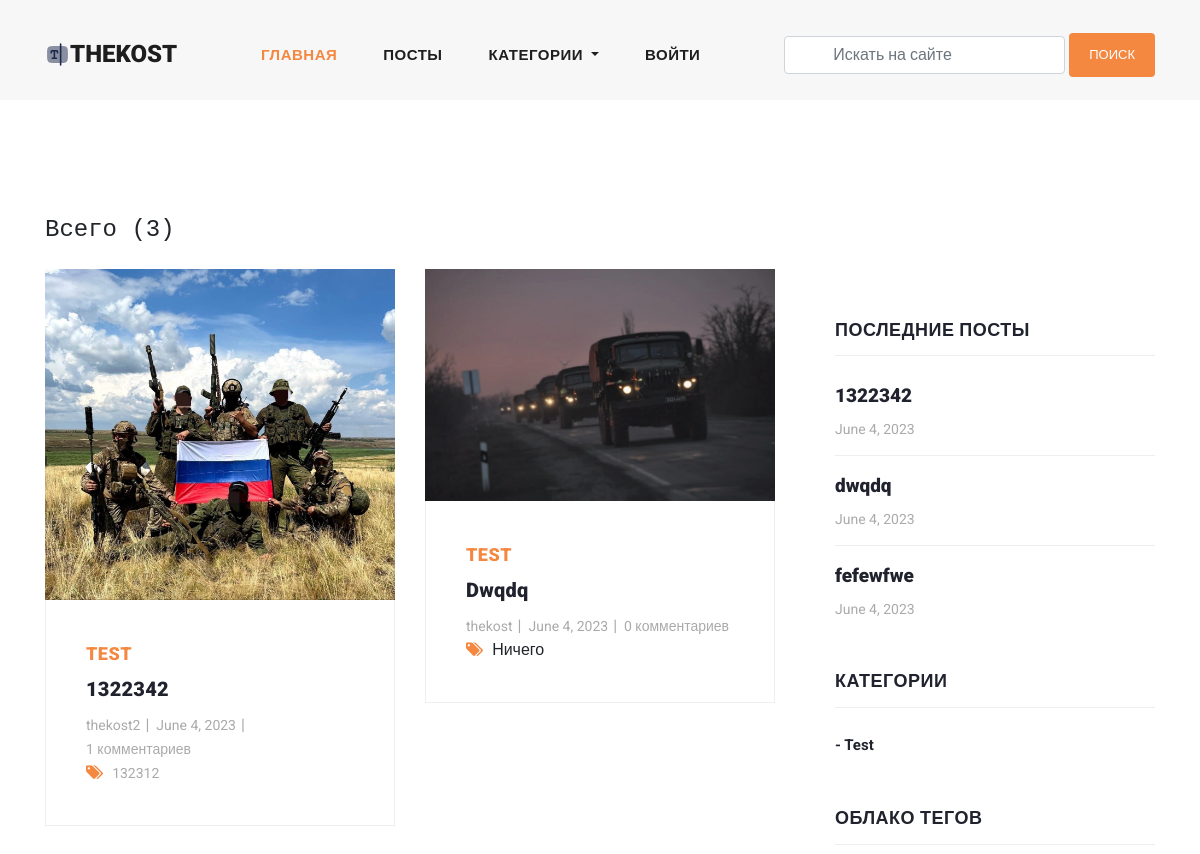
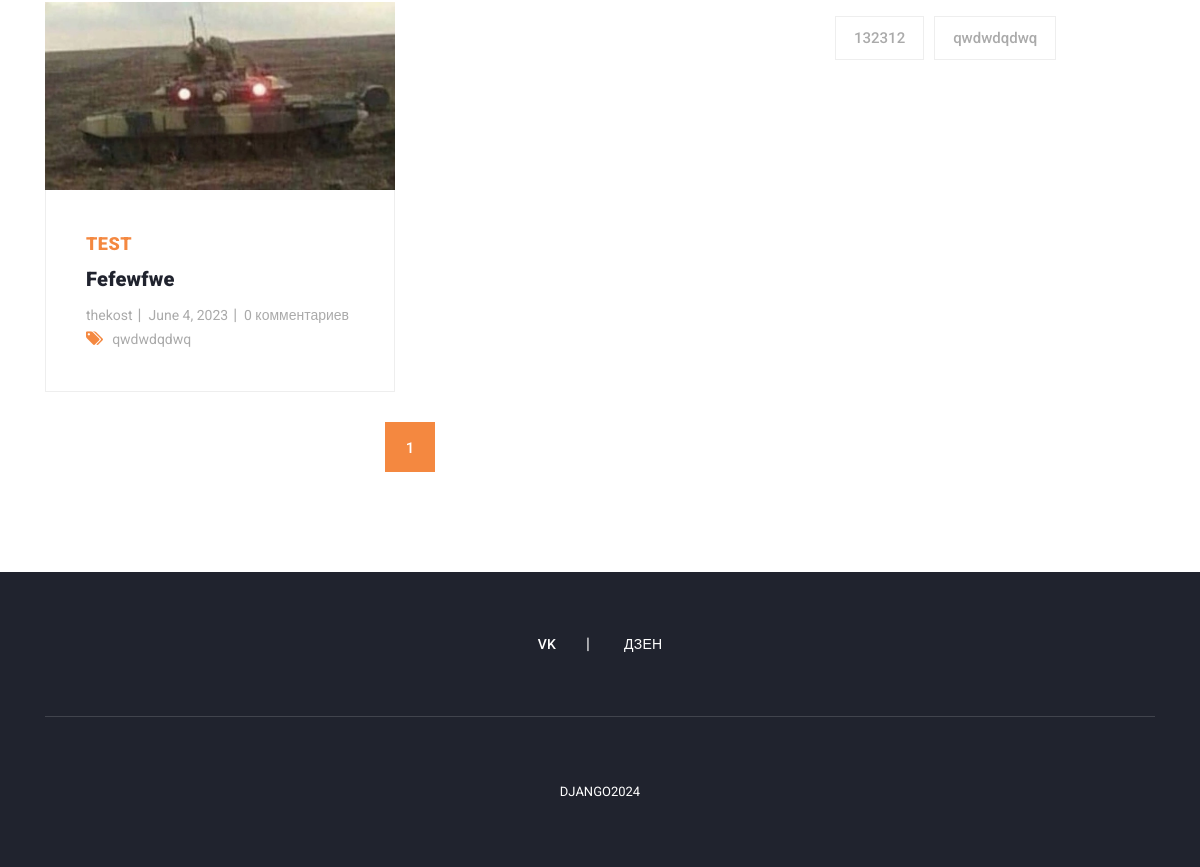
The page /blogs/ on the database as committed earlier (2 pictures, top to bottom).
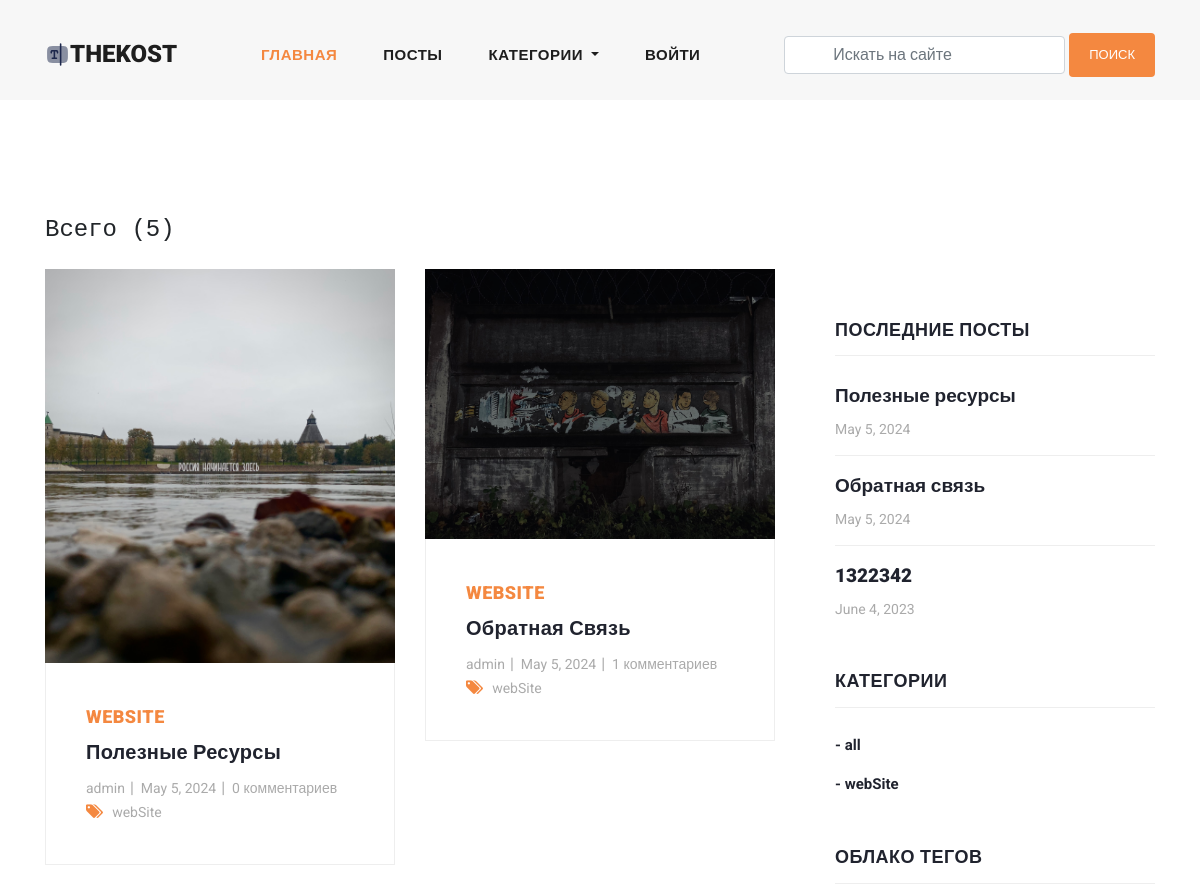
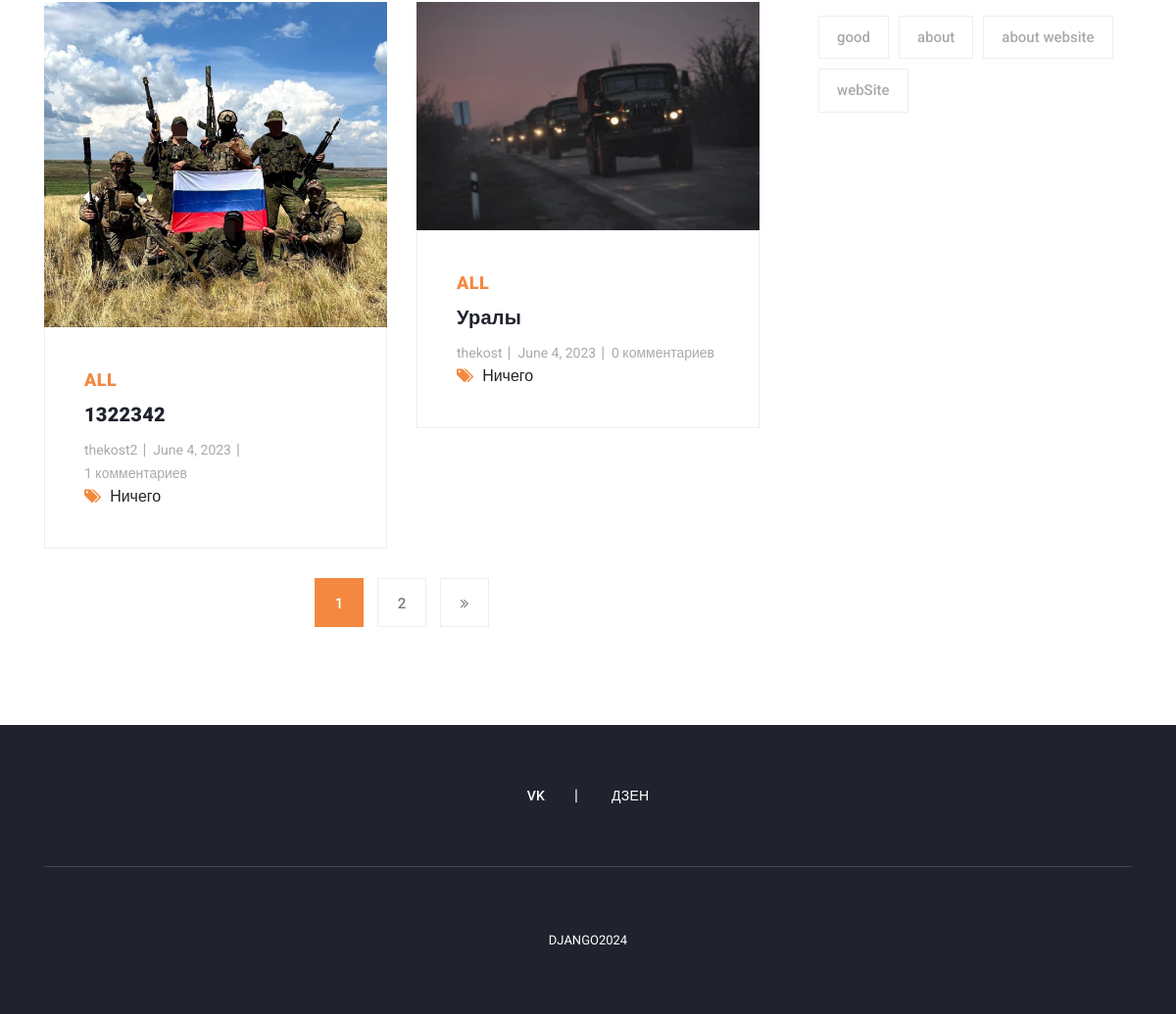
The same page on the database as committed later (2 pictures, top to bottom).
### blog/models.py (models this page shows, shortened)
class Blog(models.Model):
    user = models.ForeignKey(
        User,
        related_name='user_blogs',
        on_delete=models.CASCADE
    )
    category = models.ForeignKey(
        Category,
        related_name='category_blogs',
        on_delete=models.CASCADE
    )
    tags = models.ManyToManyField(
        Tag,
        related_name='tag_blogs',
        blank=True
    )
    likes = models.ManyToManyField(
        User,
        related_name='user_likes',
        blank=True
    )
    title = models.CharField(
        max_length=250
    )
    slug = models.SlugField(null=True, blank=True)
    banner = models.ImageField(upload_to='blog_banners')
    description = RichTextField()
    created_date = models.DateField(auto_now_add=True)

class Category(models.Model):
    title = models.CharField(max_length=150, unique=True)
    slug = models.SlugField(null=True, blank=True)
    created_date = models.DateField(auto_now_add=True)

class Tag(models.Model):
    title = models.CharField(max_length=150)
    slug = models.SlugField(null=True, blank=True)
    created_date = models.DateField(auto_now_add=True)

### user_profile/models.py (models this page shows, shortened)
class User(AbstractUser):
    email = models.EmailField(
        max_length=150,
        unique=True,
        error_messages={
            "unique": "Адрес электронной почты должен быть уникальным"
        }
    )
    profile_image = models.ImageField(
        null=True,
        blank=True,
        upload_to="profile_images"
    )
    followers = models.ManyToManyField("Follow")
    REQUIRED_FIELDS = ["email"]
    objects = CustomUserManager()

### blog/views.py (the view)
# urls.py: path('blogs/', blogs, name='blogs'),
def blogs(request):
    queryset = Blog.objects.order_by('-created_date')  # Получение всех блогов, отсортированных по дате создания
    tags = Tag.objects.order_by('-created_date')  # Получение всех тегов, отсортированных по дате создания
    page = request.GET.get('page', 1)  # Получение номера текущей страницы из GET-запроса, по умолчанию - 1
    paginator = Paginator(queryset, 4)  # Создание объекта пагинатора для разбиения результатов на страницы
    try:
        blogs = paginator.page(page)  # Получение объекта Page с результатами для текущей страницы
    except EmptyPage:
        blogs = paginator.page(1)  # Если указанная страница пуста, показываем первую страницу
    except PageNotAnInteger:
        blogs = paginator.page(1)  # Если номер страницы не является целым числом, показываем первую страницу
        return redirect('blogs')  # Перенаправляем на страницу блогов
    context = {
        "blogs": blogs,  # Передача объекта Page с блогами в контекст шаблона
        "tags": tags,  # Передача всех тегов в контекст шаблона
        "paginator": paginator  # Передача объекта пагинатора в контекст шаблона
    }
    return render(request, 'blogs.html', context)  # Рендеринг шаблона страницы блогов

### blog/context_processors.py (called while the page is built)
def get_all_categories(request):
    categories = Category.objects.all()
    context = {
        "categories": categories
    }
    return context

### templates/blogs.html (shortened to what this page needs)
{% extends 'base.html' %}
{% load static %}
{% block content %}
    <section class="blog-posts grid-system">
        <div class="container">
            <div class="row">
                <div class="col-md-8 py-3 mb-2">
                    <h4 class="text-monospace">Всего ({{ paginator.object_list.count }})</h4>
                </div>
                <div class="col-lg-8">
                    <div class="all-blog-posts">
                        <div class="row">
                            {% for blog in blogs %}
                                {% include 'blog_card.html' %}
                            {% endfor %}
                            <div class="col-lg-12">
                                {% include 'pagination.html' %}
                            </div>
                        </div>
                    </div>
                </div>
                {% include 'sidebar.html' %}
            </div>
        </div>
    </section>
{% endblock content %}

### templates/blog_card.html
{% load static %}
<div class="col-lg-6">
    <div class="blog-post">
        <div class="blog-thumb">
            <img src="{{ blog.banner.url }}" alt="">
        </div>
        <div class="down-content">
            <span>{{ blog.category.title }}</span>
            <a href="{% url 'blog_details' blog.slug %}"><h4>{{ blog.title }}</h4></a>
            <ul class="post-info">
                <li><a href="{% url 'view_user_information' blog.user.username %}">{{ blog.user.username }}</a></li>
                <li><a href="#">{{ blog.created_date }}</a></li>
                <li><a href="#">{{ blog.blog_comments.all.count }} комментариев</a></li>
            </ul>
            <div class="post-options">
                <div class="row">
                    <div class="col-lg-12">
                        <ul class="post-tags">
                            <li><i class="fa fa-tags"></i></li>
                            {% if blog.tags.all.count > 0 %}
                                {% for tag in blog.tags.all %}
                                    <li><a href="#">{{ tag.title }}</a></li>
                                {% endfor %}
                            {% else %}
                                Ничего
                            {% endif %}
                        </ul>
                    </div>
                </div>
            </div>
        </div>
    </div>
</div>

### templates/sidebar.html
<div class="col-lg-4">
    <div class="sidebar">
        <div class="row">
            <div class="col-lg-12">
                <div class="sidebar-item recent-posts">
                    <div class="sidebar-heading">
                        <h2>Последние посты</h2>
                    </div>
                    <div class="content">
                        <ul>
                            {% for blog in blogs|slice:"3" %}
                                <li><a href="{% url 'blog_details' blog.slug %}">
                                    <h5>{{ blog.title }}</h5>
                                    <span>{{ blog.created_date }}</span>
                                </a></li>
                            {% endfor %}
                        </ul>
                    </div>
                </div>
            </div>
            <div class="col-lg-12">
                <div class="sidebar-item categories">
                    <div class="sidebar-heading">
                        <h2>Категории</h2>
                    </div>
                    <div class="content">
                        <ul>
                            {% for category in categories %}
                                <li><a href="{% url 'category_blogs' category.slug %}">- {{ category.title }}</a></li>
                            {% endfor %}
                        </ul>
                    </div>
                </div>
            </div>
            <div class="col-lg-12">
                <div class="sidebar-item tags">
                    <div class="sidebar-heading">
                        <h2>Облако тегов</h2>
                    </div>
                    <div class="content">
                        <ul>
                            {% for tag in tags %}
                                <li><a href="{% url 'tag_blogs' tag.slug %}">{{ tag.title }}</a></li>
                            {% endfor %}
                        </ul>
                    </div>
                </div>
            </div>
        </div>
    </div>
</div>

Rows that differ between the two databases and show on the page:
removed Tag: title "132312"
no longer on this page (row edited): Blog: banner (picture), category "TEST", title "Fefewfwe", user.username "thekost", created_date "June 4, 2023", blog_comments.all.count "0", title "fefewfwe"
removed Tag: title "qwdwdqdwq"
no longer on one of the page's lists (row edited): Blog: title "dwqdq", created_date "June 4, 2023"
added Blog: banner (picture), category "WEBSITE", title "Полезные Ресурсы", user.username "admin", created_date "May 5, 2024", blog_comments.all.count "0", title "Полезные ресурсы"
added Tag: title "webSite"
added Blog: banner (picture), category "WEBSITE", title "Обратная Связь", user.username "admin", created_date "May 5, 2024", blog_comments.all.count "1", title "Обратная связь"
changed through a linked row, Blog "thekost2": category "TEST" → "ALL"; now shows "Ничего"
changed Blog "thekost": category "TEST" → "ALL"; title "Dwqdq" → "Уралы"
changed Category: title "Test" → "all"
added Category: title "webSite"
added Tag: title "good", shown under "ОБЛАКО ТЕГОВ"
added Tag: title "about", shown under "ОБЛАКО ТЕГОВ"
added Tag: title "about website", shown under "ОБЛАКО ТЕГОВ"
Other text that changed with them:
{{ paginator.object_list.count }}: "3" → "5"
new list line: "2"
